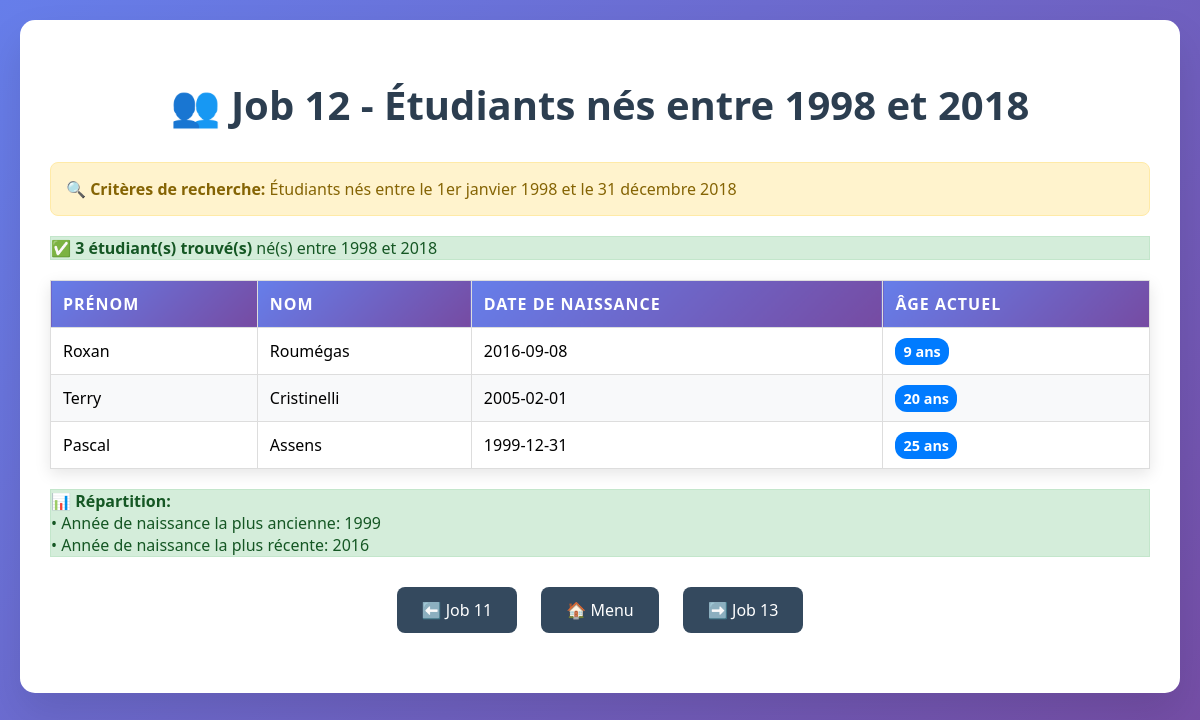
Page /jour10/job12/index.php on the committed database.
### tables this page shows
CREATE TABLE IF NOT EXISTS `etudiants` (
  `id` int NOT NULL AUTO_INCREMENT,
  `prenom` varchar(255) NOT NULL,
  `nom` varchar(255) NOT NULL,
  `naissance` date NOT NULL,
  `sexe` varchar(25) NOT NULL,
  `email` varchar(255) NOT NULL,
  PRIMARY KEY (`id`)
);

### jour10/job12/index.php (the view, shortened to what this page needs)
<!DOCTYPE html>
<html lang="fr">
<head>
</head>
<body>
    <div class="container">
        <h1>👥 Job 12 - Étudiants nés entre 1998 et 2018</h1>
        <div class="filter-info">
            <strong>🔍 Critères de recherche:</strong> Étudiants nés entre le 1er janvier 1998 et le 31 décembre 2018
        </div>
        <?php
        $host = 'localhost';
        $dbname = 'jour09';
        $username = 'root';
        $password = '';
        try {
            $pdo = new PDO("mysql:host=$host;dbname=$dbname;charset=utf8", $username, $password);
            $pdo->setAttribute(PDO::ATTR_ERRMODE, PDO::ERRMODE_EXCEPTION);
            $stmt = $pdo->query("
                SELECT prenom, nom, naissance
                FROM etudiants
                WHERE YEAR(naissance) BETWEEN 1998 AND 2018
                ORDER BY naissance DESC
            ");
            $etudiants = $stmt->fetchAll(PDO::FETCH_ASSOC);
            if ($etudiants) {
                echo '<div class="success">';
                echo '✅ <strong>' . count($etudiants) . ' étudiant(s) trouvé(s)</strong> né(s) entre 1998 et 2018';
                echo '</div>';
                echo '<table>';
                echo '<thead><tr>';
                echo '<th>Prénom</th>';
                echo '<th>Nom</th>';
                echo '<th>Date de naissance</th>';
                echo '<th>Âge actuel</th>';
                echo '</tr></thead>';
                echo '<tbody>';
                foreach ($etudiants as $etudiant) {
                    $dateNaissance = new DateTime($etudiant['naissance']);
                    $aujourdhui = new DateTime();
                    $age = $aujourdhui->diff($dateNaissance)->y;
                    echo '<tr>';
                    echo '<td>' . htmlspecialchars($etudiant['prenom']) . '</td>';
                    echo '<td>' . htmlspecialchars($etudiant['nom']) . '</td>';
                    echo '<td>' . htmlspecialchars($etudiant['naissance']) . '</td>';
                    echo '<td><span class="age-badge">' . $age . ' ans</span></td>';
                    echo '</tr>';
                }
                echo '</tbody>';
                echo '</table>';
                $anneeMin = min(array_map(function($e) { return date('Y', strtotime($e['naissance'])); }, $etudiants));
                $anneeMax = max(array_map(function($e) { return date('Y', strtotime($e['naissance'])); }, $etudiants));
                echo '<div class="success">';
                echo '📊 <strong>Répartition:</strong><br>';
                echo '• Année de naissance la plus ancienne: ' . $anneeMin . '<br>';
                echo '• Année de naissance la plus récente: ' . $anneeMax;
                echo '</div>';
            } else {
                echo '<div class="error">❌ Aucun étudiant trouvé né entre 1998 et 2018.</div>';
            }
        } catch (PDOException $e) {
            echo '<div class="error">';
            echo '❌ <strong>Erreur de connexion:</strong><br>';
            echo htmlspecialchars($e->getMessage());
            echo '</div>';
        }
        ?>
        <div class="navigation">
            <a href="../job11/index.php" class="nav-link">⬅️ Job 11</a>
            <a href="../index.php" class="nav-link">🏠 Menu</a>
            <a href="../job13/index.php" class="nav-link">➡️ Job 13</a>
        </div>
    </div>
</body>
</html>

### jour10/job12/index.php (style rules this page uses)
body { font-family: 'Segoe UI', Tahoma, Geneva, Verdana, sans-serif; max-width: 1200px; margin: 0 auto; padding: 20px; background: linear-gradient(135deg, #667eea 0%, #764ba2 100%); min-height: 100vh; }
.container { background: white; border-radius: 15px; padding: 30px; box-shadow: 0 20px 40px rgba(0,0,0,0.1); }
h1 { color: #2c3e50; text-align: center; margin-bottom: 30px; font-size: 2.5em; }
table { width: 100%; border-collapse: collapse; margin: 20px 0; box-shadow: 0 5px 15px rgba(0,0,0,0.1); }
th, td { border: 1px solid #ddd; padding: 12px; text-align: left; }
th { background: linear-gradient(135deg, #667eea 0%, #764ba2 100%); color: white; font-weight: bold; text-transform: uppercase; letter-spacing: 1px; }
tr:nth-child(even) { background-color: #f8f9fa; }
.success { background: #d4edda; color: #155724; border: 1px solid #c3e6cb; }
.filter-info { background: #fff3cd; color: #856404; border: 1px solid #ffeaa7; padding: 15px; border-radius: 8px; margin: 20px 0; }
.age-badge { background: #007bff; color: white; padding: 4px 8px; border-radius: 12px; font-size: 0.9em; font-weight: bold; }
.navigation { text-align: center; margin: 30px 0; }
.nav-link { display: inline-block; margin: 0 10px; padding: 12px 25px; background: #34495e; color: white; text-decoration: none; border-radius: 8px; transition: all 0.3s ease; }

### rows in the picture
etudiants: prenom "Roxan", nom "Roumégas", naissance "2016-09-08"
etudiants: prenom "Terry", nom "Cristinelli", naissance "2005-02-01"
etudiants: prenom "Pascal", nom "Assens", naissance "1999-12-31"

### other values in the picture
count($etudiants) "3"
$anneeMin "1999"
$anneeMax "2016"
